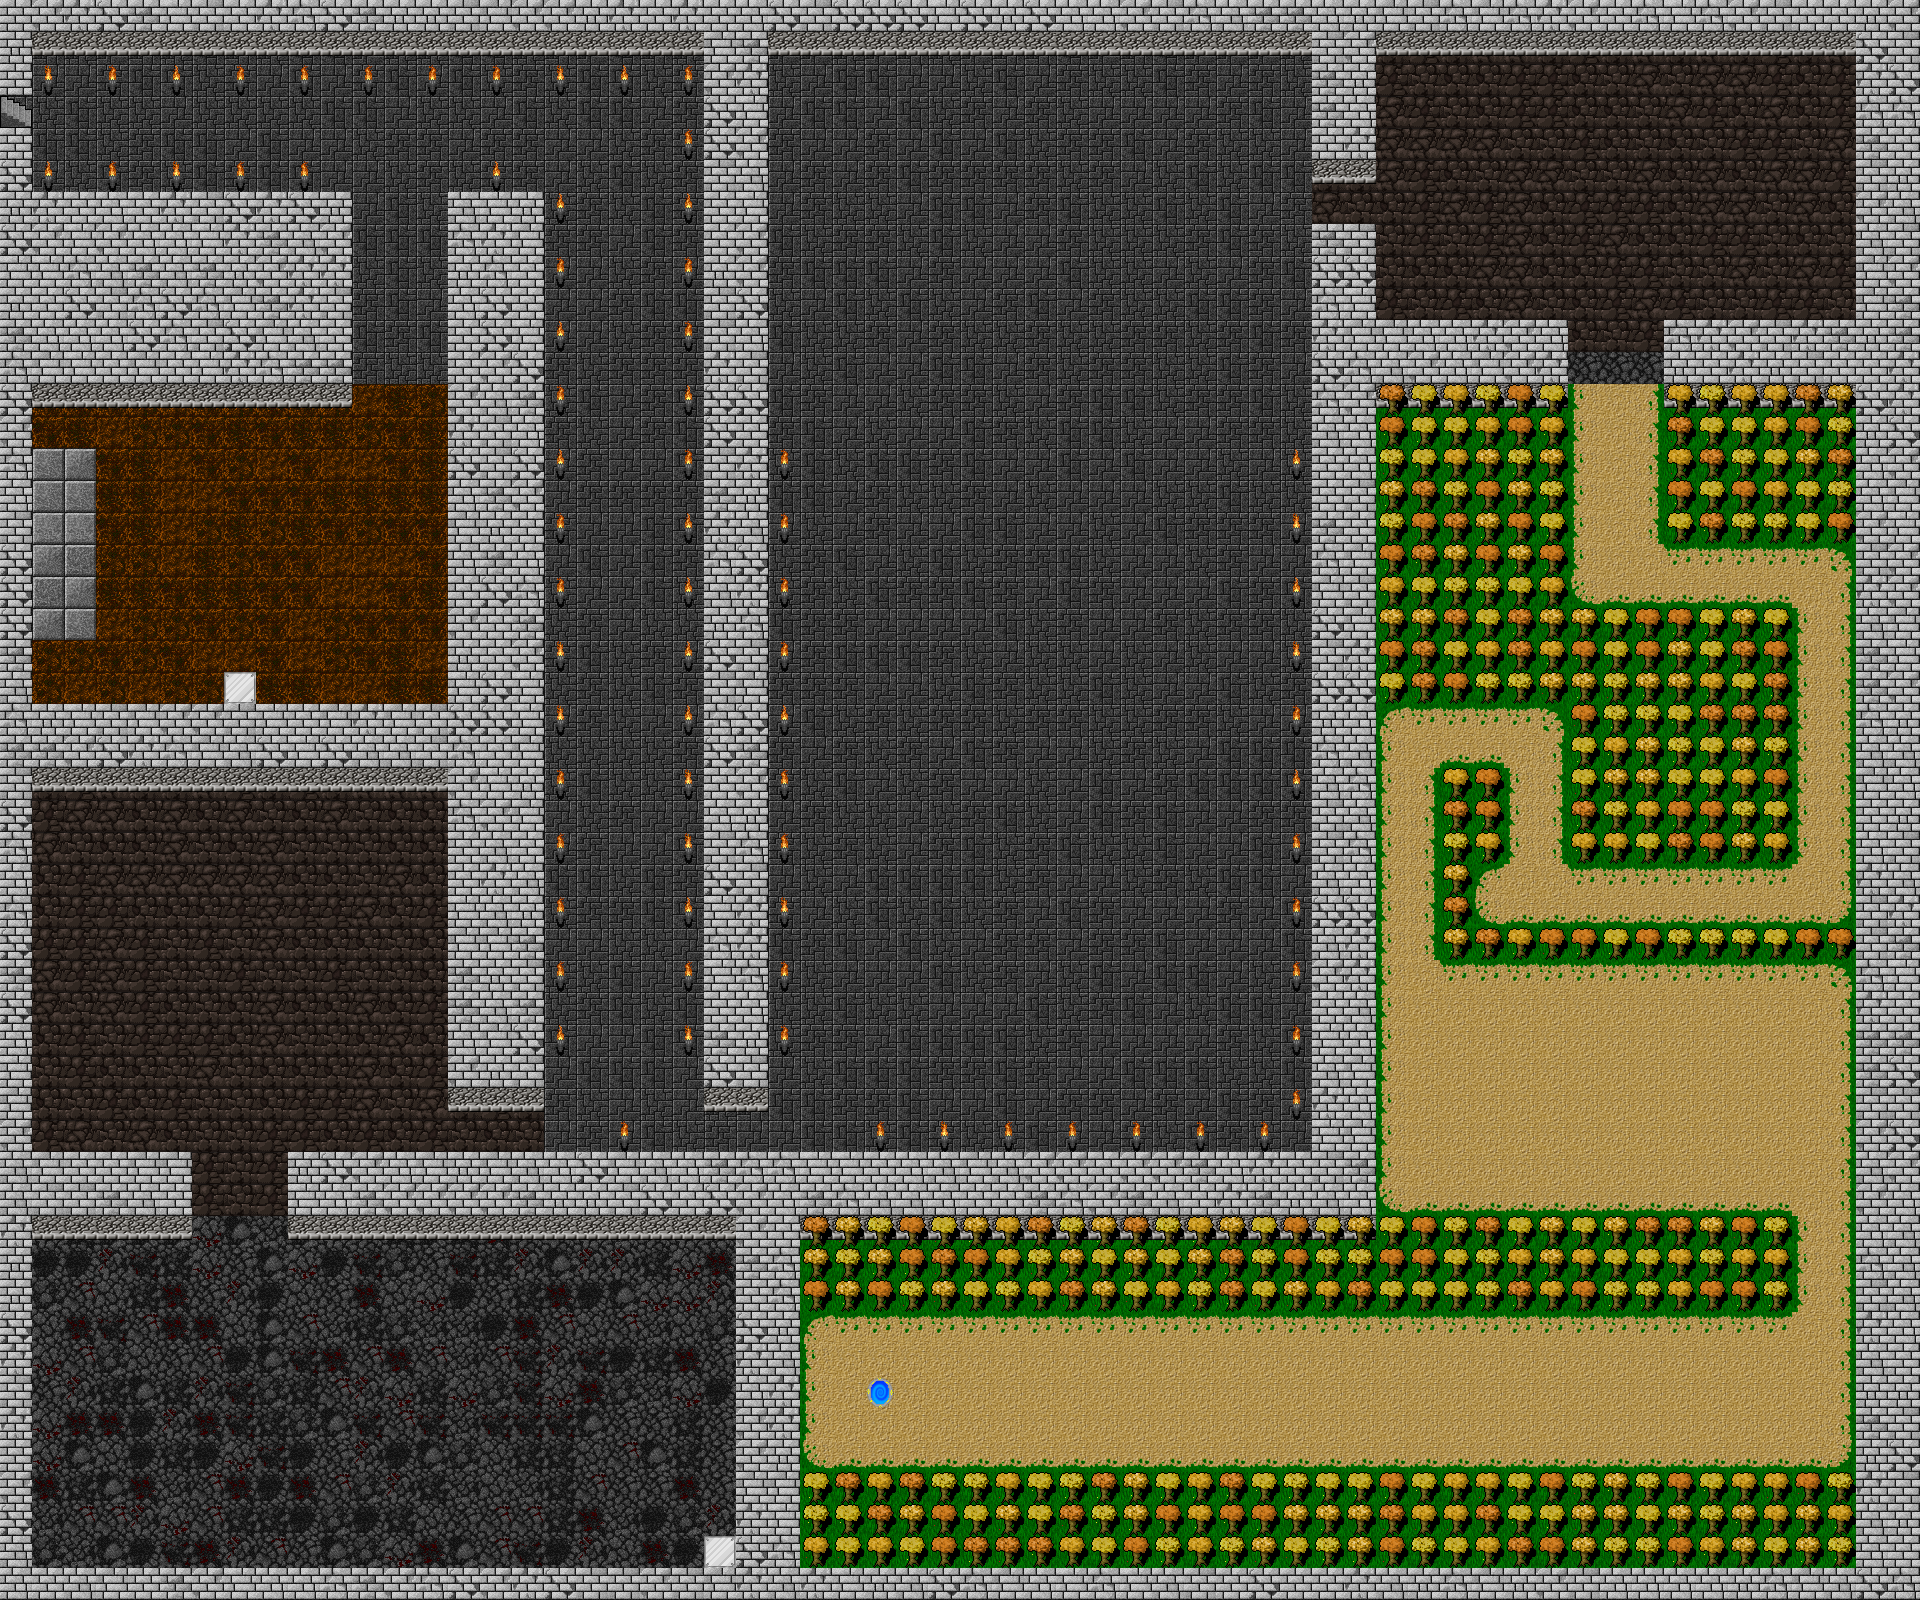

Rendered tile map (Tiled .tmx) drawn with the repository's tilesets; below, a short description and the map source with its tile grids summarised:
An orthogonal 60x50 tile map with 32x32 px tiles, 3 tile layers (map, decorations, collision) and 27 objects (12x hp, 11x enemyZone, winZone, knife, pistol, ...).

<map version="1.5" tiledversion="1.7.1" orientation="orthogonal" renderorder="right-down" width="60" height="50" tilewidth="32" tileheight="32" infinite="0" nextlayerid="11" nextobjectid="109">
 <tileset firstgid="1" source="tiles2.tsx" />
 <layer id="9" name="map" width="60" height="50">
  <properties>
   <property name="noCollision" value="" />
  </properties>
  <data>[3000 cells, 3000 non-empty, 57 distinct tile ids]</data>
 </layer>
 <layer id="10" name="decorations" width="60" height="50">
  <properties>
   <property name="noCollision" value="" />
  </properties>
  <data>[3000 cells, 2999 non-empty, 63 distinct tile ids]</data>
 </layer>
 <layer id="1" name="collision" width="60" height="50">
  <data>[3000 cells, 1013 non-empty, 19 distinct tile ids]</data>
 </layer>
 <objectgroup id="7" name="Object Layer 1">
  <object id="58" name="winZone" x="856" y="1365.86" width="37" height="54.2802" />
  <object id="60" name="hp" gid="105" x="48.375" y="498.79" width="32" height="32" />
  <object id="61" name="hp" gid="105" x="49.375" y="563.29" width="32" height="32" />
  <object id="62" name="hp" gid="105" x="49.875" y="623.957" width="32" height="32" />
  <object id="63" name="hp" gid="105" x="32.875" y="1567.29" width="32" height="32" />
  <object id="64" name="hp" gid="105" x="685.875" y="1258.12" width="32" height="32" />
  <object id="65" name="hp" gid="105" x="64.875" y="831.29" width="32" height="32" />
  <object id="66" name="hp" gid="105" x="384.875" y="831.29" width="32" height="32" />
  <object id="67" name="hp" gid="105" x="1811.88" y="305.29" width="32" height="32" />
  <object id="68" name="hp" gid="105" x="1799.88" y="1012.29" width="32" height="32" />
  <object id="69" name="hp" gid="105" x="1779.23" y="1011.29" width="32" height="32" />
  <object id="70" name="knife" gid="140" x="224.875" y="703.29" width="32" height="32" />
  <object id="71" name="hp" gid="105" x="1390.38" y="1201.29" width="32" height="32" />
  <object id="72" name="hp" gid="105" x="1411.03" y="1201.38" width="32" height="32" />
  <object id="73" name="pistol" gid="175" x="704.208" y="1567.96" width="32" height="32" />
  <object id="75" name="spawn" x="34.5417" y="91.9567" width="44" height="43" />
  <object id="85" name="enemyZone" x="806.875" y="1313.29" width="568" height="152">
   <properties>
    <property name="generic" type="int" value="0" />
    <property name="zombie1" type="int" value="10" />
   </properties>
  </object>
  <object id="99" name="enemyZone" x="1379" y="706" width="59" height="253">
   <properties>
    <property name="generic" type="int" value="6" />
    <property name="zombie1" type="int" value="0" />
   </properties>
  </object>
  <object id="100" name="enemyZone" x="1385.5" y="970" width="399" height="190">
   <properties>
    <property name="generic" type="int" value="15" />
    <property name="zombie1" type="int" value="0" />
   </properties>
  </object>
  <object id="101" name="enemyZone" x="1506.5" y="700.5" width="59" height="220">
   <properties>
    <property name="generic" type="int" value="4" />
    <property name="zombie1" type="int" value="0" />
   </properties>
  </object>
  <object id="102" name="enemyZone" x="1568.5" y="313" width="91" height="291">
   <properties>
    <property name="generic" type="int" value="6" />
    <property name="zombie1" type="int" value="0" />
   </properties>
  </object>
  <object id="103" name="enemyZone" x="1795.5" y="547.5" width="59" height="369">
   <properties>
    <property name="generic" type="int" value="6" />
    <property name="zombie1" type="int" value="0" />
   </properties>
  </object>
  <object id="104" name="enemyZone" x="1381.5" y="58.5" width="425" height="250">
   <properties>
    <property name="generic" type="int" value="15" />
    <property name="zombie1" type="int" value="0" />
   </properties>
  </object>
  <object id="105" name="enemyZone" x="764.5" y="51" width="540" height="394">
   <properties>
    <property name="generic" type="int" value="30" />
    <property name="zombie1" type="int" value="0" />
   </properties>
  </object>
  <object id="106" name="enemyZone" x="94" y="412" width="349" height="257">
   <properties>
    <property name="generic" type="int" value="5" />
    <property name="zombie1" type="int" value="0" />
   </properties>
  </object>
  <object id="107" name="enemyZone" x="36.5" y="834.5" width="405" height="295">
   <properties>
    <property name="generic" type="int" value="20" />
    <property name="zombie1" type="int" value="0" />
   </properties>
  </object>
  <object id="108" name="enemyZone" x="78.5" y="1255.5" width="599" height="295">
   <properties>
    <property name="generic" type="int" value="20" />
    <property name="zombie1" type="int" value="0" />
   </properties>
  </object>
 </objectgroup>
</map>